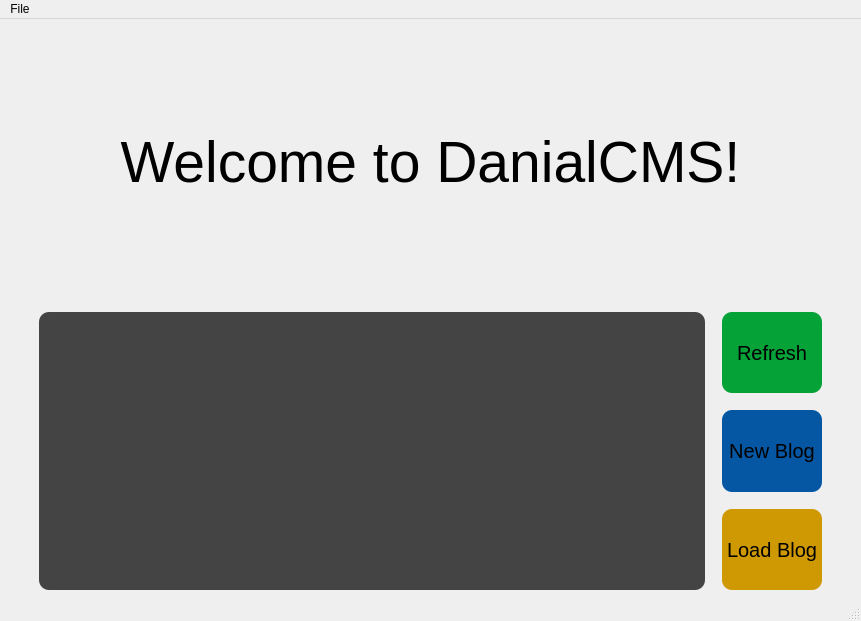
<?xml version="1.0" encoding="UTF-8"?>
<ui version="4.0">
 <class>MainWindow</class>
 <widget class="QMainWindow" name="MainWindow">
  <property name="geometry">
   <rect>
    <x>0</x>
    <y>0</y>
    <width>861</width>
    <height>621</height>
   </rect>
  </property>
  <property name="windowTitle">
   <string>MainWindow</string>
  </property>
  <property name="autoFillBackground">
   <bool>false</bool>
  </property>
  <property name="styleSheet">
   <string notr="true"/>
  </property>
  <widget class="QWidget" name="centralwidget">
   <property name="autoFillBackground">
    <bool>false</bool>
   </property>
   <property name="styleSheet">
    <string notr="true"/>
   </property>
   <layout class="QVBoxLayout" name="verticalLayout_3">
    <item>
     <widget class="QLabel" name="label">
      <property name="sizePolicy">
       <sizepolicy hsizetype="Preferred" vsizetype="MinimumExpanding">
        <horstretch>0</horstretch>
        <verstretch>0</verstretch>
       </sizepolicy>
      </property>
      <property name="maximumSize">
       <size>
        <width>16777215</width>
        <height>16777215</height>
       </size>
      </property>
      <property name="font">
       <font>
        <pointsize>43</pointsize>
       </font>
      </property>
      <property name="styleSheet">
       <string notr="true">background: url(:/bg/background.png);
background-position: bottom;
margin-bottom: 10px;
border-radius: 20px;</string>
      </property>
      <property name="text">
       <string>Welcome to DanialCMS!</string>
      </property>
      <property name="alignment">
       <set>Qt::AlignCenter</set>
      </property>
     </widget>
    </item>
    <item>
     <layout class="QHBoxLayout" name="horizontalLayout">
      <property name="spacing">
       <number>17</number>
      </property>
      <property name="leftMargin">
       <number>30</number>
      </property>
      <property name="rightMargin">
       <number>30</number>
      </property>
      <item>
       <widget class="QListWidget" name="ListBlogs">
        <property name="sizePolicy">
         <sizepolicy hsizetype="MinimumExpanding" vsizetype="Expanding">
          <horstretch>0</horstretch>
          <verstretch>0</verstretch>
         </sizepolicy>
        </property>
        <property name="maximumSize">
         <size>
          <width>16777215</width>
          <height>16777215</height>
         </size>
        </property>
        <property name="font">
         <font>
          <pointsize>15</pointsize>
         </font>
        </property>
        <property name="styleSheet">
         <string notr="true">background-color: #444;
border-radius:10px;</string>
        </property>
       </widget>
      </item>
      <item>
       <layout class="QVBoxLayout" name="verticalLayout_2">
        <item>
         <widget class="QPushButton" name="Refreshbtn">
          <property name="sizePolicy">
           <sizepolicy hsizetype="Minimum" vsizetype="Expanding">
            <horstretch>0</horstretch>
            <verstretch>0</verstretch>
           </sizepolicy>
          </property>
          <property name="maximumSize">
           <size>
            <width>16777215</width>
            <height>16777215</height>
           </size>
          </property>
          <property name="font">
           <font>
            <pointsize>15</pointsize>
           </font>
          </property>
          <property name="styleSheet">
           <string notr="true">background-color: rgb(5, 163, 55);
border-radius: 10px;
padding: 0px 5px;</string>
          </property>
          <property name="text">
           <string>Refresh</string>
          </property>
         </widget>
        </item>
        <item>
         <widget class="QPushButton" name="NewBlogbtn">
          <property name="sizePolicy">
           <sizepolicy hsizetype="Minimum" vsizetype="Expanding">
            <horstretch>0</horstretch>
            <verstretch>0</verstretch>
           </sizepolicy>
          </property>
          <property name="maximumSize">
           <size>
            <width>16777215</width>
            <height>16777215</height>
           </size>
          </property>
          <property name="font">
           <font>
            <pointsize>15</pointsize>
           </font>
          </property>
          <property name="styleSheet">
           <string notr="true">border-radius: 10px;
padding: 0px 5px;
background-color: rgb(5, 87, 163);</string>
          </property>
          <property name="text">
           <string>New Blog</string>
          </property>
         </widget>
        </item>
        <item>
         <widget class="QPushButton" name="LoadBlogbtn">
          <property name="sizePolicy">
           <sizepolicy hsizetype="Minimum" vsizetype="Expanding">
            <horstretch>0</horstretch>
            <verstretch>0</verstretch>
           </sizepolicy>
          </property>
          <property name="maximumSize">
           <size>
            <width>16777215</width>
            <height>16777215</height>
           </size>
          </property>
          <property name="font">
           <font>
            <pointsize>15</pointsize>
           </font>
          </property>
          <property name="styleSheet">
           <string notr="true">background-color: #cf9904;
border-radius: 10px;
padding: 0px 5px;</string>
          </property>
          <property name="text">
           <string>Load Blog</string>
          </property>
         </widget>
        </item>
       </layout>
      </item>
     </layout>
    </item>
   </layout>
  </widget>
  <widget class="QMenuBar" name="menubar">
   <property name="geometry">
    <rect>
     <x>0</x>
     <y>0</y>
     <width>861</width>
     <height>30</height>
    </rect>
   </property>
   <widget class="QMenu" name="menuFile">
    <property name="title">
     <string>File</string>
    </property>
    <addaction name="actionQuit"/>
    <addaction name="separator"/>
   </widget>
   <addaction name="menuFile"/>
  </widget>
  <widget class="QStatusBar" name="statusbar"/>
  <action name="actionMr_Ahmadi_Mode">
   <property name="text">
    <string>Mr.Ahmadi Mode!</string>
   </property>
  </action>
  <action name="actionQuit">
   <property name="text">
    <string>Quit</string>
   </property>
  </action>
  <action name="actionMr_Ahmadi_Mode_2">
   <property name="text">
    <string>Mr.Ahmadi Mode!</string>
   </property>
  </action>
 </widget>
 <resources>
  <include location="bg.qrc"/>
 </resources>
 <connections/>
</ui>
